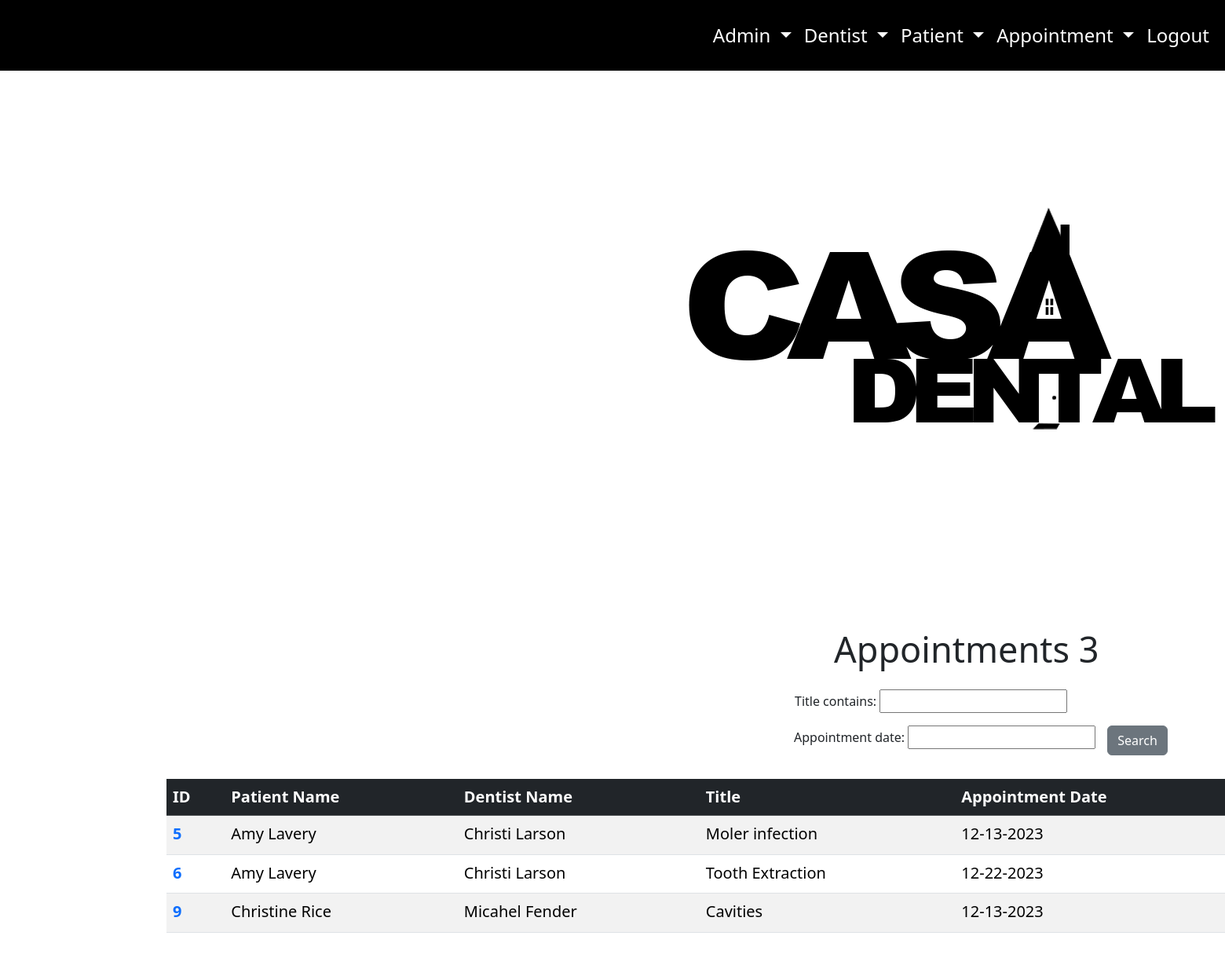
Page /view-appointment-list/ (signed in) on the committed database.
### staff/models.py (models this page shows, shortened)
class Appointment(models.Model):
    patient = models.ForeignKey(Patient, on_delete=models.CASCADE)
    dentist = models.ForeignKey(Dentist, on_delete=models.DO_NOTHING)
    title = models.CharField(max_length=200, null=True, blank=False)
    content = models.CharField(max_length=500, null=True, blank=False)
    appointment_date = models.DateTimeField(null=True, blank=False)
    appointment_time = models.TimeField(null=True, blank=False)

class Patient(models.Model):
    first_name = models.CharField(max_length=100, null=True, blank=False)
    last_name = models.CharField(max_length=100, null=True, blank=False)
    email = models.CharField(max_length=150, null=True, blank=False)
    race = models.CharField(choices=RACE_OPTIONS, null=True, blank=False, max_length=50)
    gender = models.CharField(choices=GENDER, null=True, blank=False, max_length=10)
    phone_number = models.CharField(max_length=100, null=True, blank=False, help_text='eg 240-281-2912')
    age = models.IntegerField(null=True, blank=False)
    adress = models.CharField(max_length=200, null=True, blank=False)

class Dentist(models.Model):
    first_name = models.CharField(max_length=100, null=True, blank=True)
    last_name = models.CharField(max_length=100, null=True, blank=True)
    email = models.CharField(max_length=150, null=True, blank=False)
    phone_number = models.CharField(max_length=100, null=True, blank=False, help_text='eg 240-281-2912')
    age = models.IntegerField(max_length=100,  null=True, blank=False,  help_text='eg.  248-293-2984')

### staff/views.py (the view)
# urls.py: path('view-appointment-list/', views.ViewAppointment.as_view(), name='appointment-list-page'),
class ViewAppointment(LoginRequiredMixin, ListView):
    model = Appointment
    template_name = 'staff/appointment-list.html'
    context_object_name = 'appointments'
    paginate_by = 10
    def get_queryset(self):
        queryset = super().get_queryset()
        filter = AppointmentFilter(self.request.GET, queryset=queryset)
        return filter.qs
    def get_context_data(self, **kwargs):
        context = super().get_context_data(**kwargs)
        context['filter'] = AppointmentFilter(self.request.GET, queryset=self.get_queryset())
        return context

### staff/templates/staff/appointment-list.html (shortened to what this page needs)
{% extends 'staff/index.html' %}
{% load static %}
{% block content %}
<div class="container" style="margin-bottom: 300px; margin-top: 0px; width:1400px;margin-left: 200px; " >
    <img style="margin-left: 600px; margin-bottom: 0px;" src="{% static 'staff/images/casa1.png' %}" alt="Description of the home page image">
    <h1 style="margin-left: 850px; font-size: 45px;">Appointments {{ appointments.count }}</h1>
    <form class="form-inline mt-4" method="GET" style="font-size: 16px; margin-left: 800px;">
        <div class="input-group">
            {{ filter.form.as_p }}
            <button class="btn btn-secondary rounded" type="submit" style="margin-left:15px;margin-bottom: 30px;">
                Search
            </button>
        </div>
    </form>
    <table class="table table-striped table-hover " style="font-size: 20px; cursor: pointer; width: 160%;">
        <thead class="table-dark">
            <tr>
                <th scope="col">ID</th>
                <th scope="col">Patient Name</th>
                <th scope="col">Dentist Name</th>
                <th scope="col">Title</th>
                <th scope="col">Appointment Date</th>
            </tr>
        </thead>
        <tbody>
            {% for appointment in appointments %}
                <tr>
                    <th scope="row"><a class="ls-link" href="#" style="text-decoration: none;" >{{ appointment.id }}</a></th>
                    <td><a style="text-decoration: none; color: inherit;"  class="ls-link" href="{% url 'appointment-detail-page' appointment.id %}">{{ appointment.patient.first_name }} {{ appointment.patient.last_name }}</a></td>
                    <td><a style="text-decoration: none; color: inherit;" class="ls-link" href="{% url 'appointment-detail-page' appointment.id %}">{{ appointment.dentist.first_name }} {{ appointment.dentist.last_name }}</a></td>
                    <td>{{ appointment.title }}</td>
                    <td>{{ appointment.appointment_date|date:"m-d-Y" }}</td>
                </tr>
            {% endfor %}
        </tbody>
    </table>
</div>
{% endblock content %}

### staff/static/staff/main.css (style rules this page uses)
body { margin: 0; padding: 0; overflow-x: hidden; margin-bottom: 3000px; background-color: red; }
h1 { font-size: 100px; }
body { margin: 0; }

### rows in the picture
Appointment: id "5", patient.first_name "Amy", patient.last_name "Lavery", dentist.first_name "Christi", dentist.last_name "Larson", title "Moler infection", appointment_date "12-13-2023"
Appointment: id "6", patient.first_name "Amy", patient.last_name "Lavery", dentist.first_name "Christi", dentist.last_name "Larson", title "Tooth Extraction", appointment_date "12-22-2023"
Appointment: id "9", patient.first_name "Christine", patient.last_name "Rice", dentist.first_name "Micahel", dentist.last_name "Fender", title "Cavities", appointment_date "12-13-2023"

### other values in the picture
{{ appointments.count }} "3"
